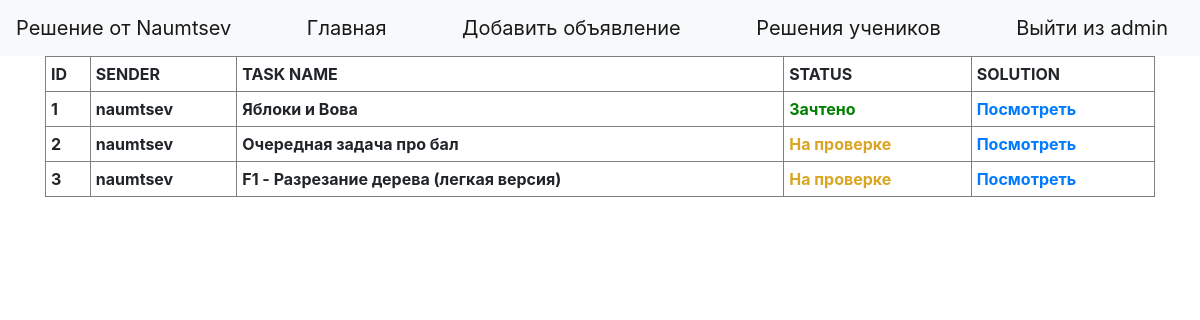
Page /solutions (signed in) on the earlier database version.
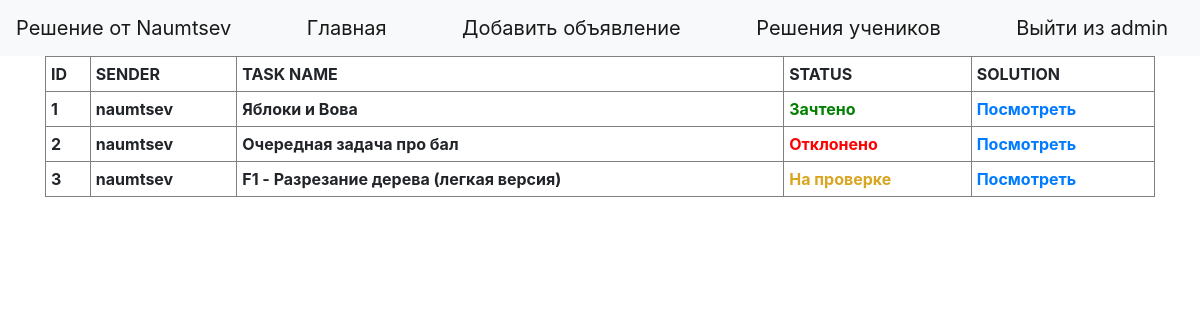
Same page on the later database version.
### solution.py (models this page shows, shortened)
class YandexLyceumStudent(db.Model):
    id = db.Column(db.Integer, primary_key=True)
    username = db.Column(db.String(80), unique=True, nullable=False)
    name = db.Column(db.String(80), unique=False, nullable=False)
    surname = db.Column(db.String(80), unique=False, nullable=False)
    email = db.Column(db.String(120), unique=True, nullable=False)
    password = db.Column(db.String(120), unique=False, nullable=False)

class SolutionAttempt(db.Model):
    id = db.Column(db.Integer, primary_key=True)
    task = db.Column(db.String(120), unique=False, nullable=False)
    code = db.Column(db.String(2000), unique=False, nullable=False)
    status = db.Column(db.String(50), unique=False, nullable=False)
    student_id = db.Column(db.Integer,
                           db.ForeignKey('yandex_lyceum_student.id'),
                           nullable=False)
    student = db.relationship('YandexLyceumStudent',
                              backref=db.backref('SolutionAttempts',
                                                 lazy=True))

### solution.py (the view)
@app.route('/solutions')
def solutions():
    if 'username' not in session:
        return redirect('/login')
    if session['username'] not in ADMINS:
        return redirect('/')
    all = SolutionAttempt.query.all()
    arr = []
    for i in all:
        id = i.id
        sender = i.student.username
        task = i.task
        status = i.status
        arr.append((id, sender, task, status))
    return render_template('admin_solutions.html', session=session, ADMINS=ADMINS, solutions=arr, sz=len(arr))

### templates/admin_solutions.html
{% extends "base.html" %}
{% block content %}
  {% if sz == 0%}
    <h1> <a style="margin:300px;" >Список решений учеников пуст </a></h1>
      {% else %}
<div>
    <table border="1" width="100%" cellpadding="5" >
      <th>ID</th>
      <th>SENDER</th>
      <th>TASK NAME</th>
      <th>STATUS</th>
      <th>SOLUTION</th>
      {% for id, sender, task_name, status in solutions %}
      <tr>
          <th>{{id}}</th>
          <th>{{sender}}</th>
          <th>{{task_name}}</th>
          {% if status == 'На проверке'%}
          <th style="color:#DAA520">{{status}}</th>
          {% endif %}
            {% if status == 'Зачтено'%}
          <th style="color:green">{{status}}</th>
          {% endif %}
            {% if status == 'Отклонено'%}
          <th style="color:red">{{status}}</th>
          {% endif %}
          <th> <a href="/change_status/{{id}}">Посмотреть</a></th>
    </tr>
      {% endfor %}
       </table>
    </div>
    {% endif%}
{% endblock %}

Differences in the rows shown:
changed SolutionAttempt "Очередная задача про бал": status "На проверке" → "Отклонено" (drawn)
Other differences:
new list line: "2 Посмотреть"
new list line: "naumtsev"
new list line: "Очередная задача про бал Отклонено"
list line gone: "2 Посмотреть"
list line gone: "naumtsev"
list line gone: "Очередная задача про бал На проверке"
